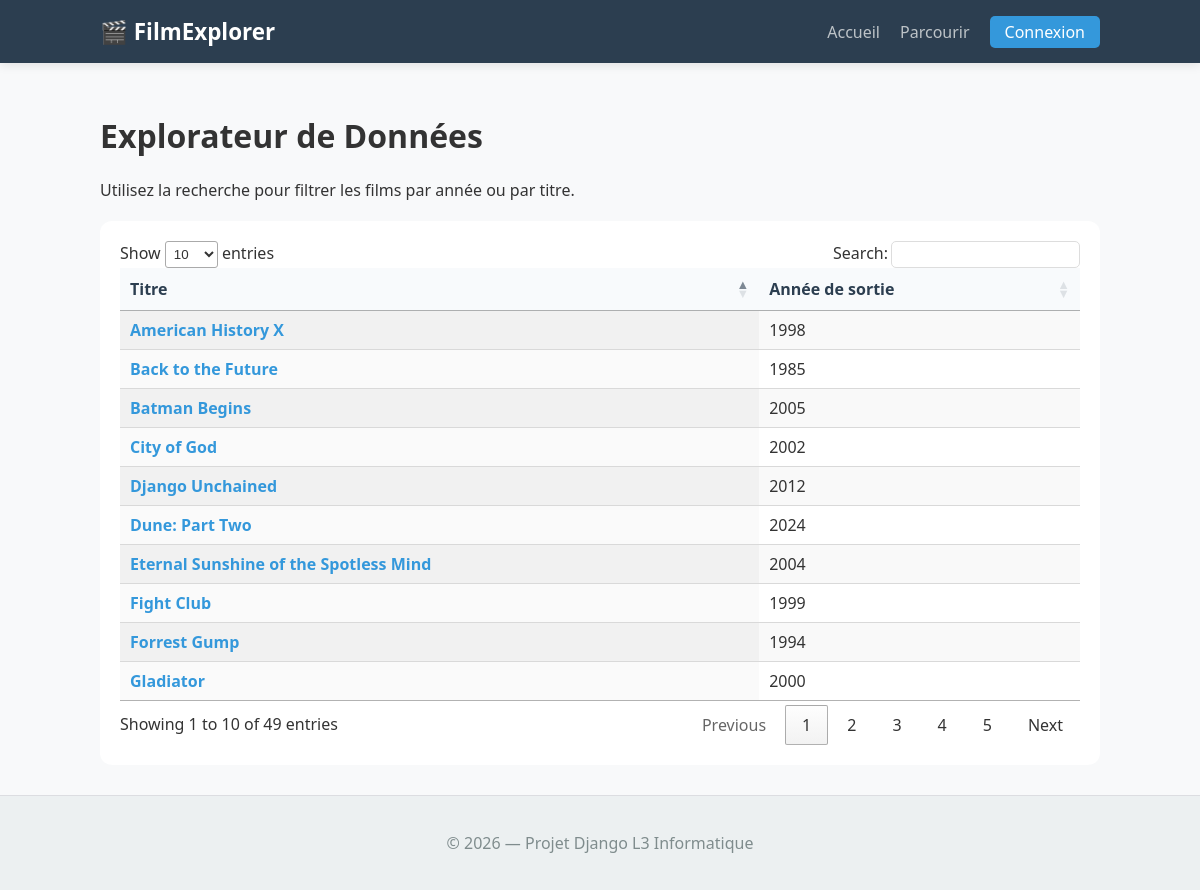
Screenshot of /films05/ with the database file from the repository.
### films/models.py (models this page shows, shortened)
class Film(models.Model):
    title = models.CharField(max_length=200)
    release_year = models.IntegerField()
    slug = models.SlugField(unique=True, blank=True)

### films/views.py (the view)
# urls.py: path('films05/', films05_list, name='films05_list'),
def films05_list(request):
    films_db = Film.objects.all()
    return render(request, 'films05_list.html', {'films': films_db})

### films/templates/films05_list.html (shortened to what this page needs)
{% extends "base.html" %}
{% load static %}
{% block extra_head %}
    <link rel="stylesheet" href="https://cdn.datatables.net/1.11.3/css/jquery.dataTables.css">
{% endblock %}
{% block content %}
<h1>Explorateur de Données</h1>
<p>Utilisez la recherche pour filtrer les films par année ou par titre.</p>
<table id="filmTable" class="display">
    <thead>
        <tr>
            <th>Titre</th>
            <th>Année de sortie</th>
        </tr>
    </thead>
    <tbody>
        {% for film in films %}
        <tr>
            <td>
                <a href="{% url 'film_details' title=film.title %}" style="text-decoration: none; color: #3498db; font-weight: bold;">
                    {{ film.title }}
                </a>
            </td>
            <td>{{ film.release_year }}</td>
        </tr>
        {% endfor %}
    </tbody>
</table>
{% endblock %}

### films/templates/base.html (shortened to what this page needs)
<!doctype html>
<html lang="fr">
<head>
    {% load static %}
    <link rel="stylesheet" href="{% static 'css/style.css' %}">
    {% block extra_head %}{% endblock %}
</head>
<body>
    <header class="navbar">
        <div class="container nav-container">
            <a href="{% url 'film_list_template' %}" class="logo">🎬 FilmExplorer</a>
            <nav>
                <ul class="nav-links">
                    <li><a href="{% url 'film_list_template' %}">Accueil</a></li>
                    <li><a href="{% url 'film_browse' %}">Parcourir</a></li>
                    {% if user.is_authenticated %}
                        <li><span class="nav-user">👤 {{ user.username }}</span></li>
                        <li><a href="{% url 'logout' %}" class="btn-logout">Déconnexion</a></li>
                    {% else %}
                        <li><a href="{% url 'login' %}" class="btn-login">Connexion</a></li>
                    {% endif %}
                </ul>
            </nav>
        </div>
    </header>
    <main class="container">
        {% block content %}{% endblock %}
    </main>
    <footer class="main-footer">
        <div class="container">
            <p>&copy; {{ year|default:2026 }} — Projet Django L3 Informatique</p>
        </div>
    </footer>
</body>
</html>

### films/static/css/style.css (style rules this page uses)
body { margin: 0; padding: 0; font-family: 'Segoe UI', Arial, sans-serif; background-color: #f8f9fa; color: #333; display: flex; flex-direction: column; min-height: 100vh; }
.container { width: 90%; max-width: 1000px; margin: 0 auto; }
.navbar { background-color: #2c3e50; color: white; padding: 1rem 0; box-shadow: 0 2px 10px rgba(0,0,0,0.1); }
.nav-container { display: flex; justify-content: space-between; align-items: center; }
.logo { font-size: 1.4rem; font-weight: bold; text-decoration: none; color: white; }
.nav-links { list-style: none; margin: 0; padding: 0; display: flex; gap: 20px; }
.nav-links a { text-decoration: none; color: #bdc3c7; transition: color 0.3s; }
.btn-login { background-color: #3498db; color: white !important; padding: 5px 15px; border-radius: 5px; }
main { flex: 1; padding: 30px 0; }
.main-footer { background-color: #ecf0f1; text-align: center; padding: 20px 0; color: #7f8c8d; border-top: 1px solid #dcdde1; }

### films/templates/films05_list.html (style rules this page uses)
table.dataTable thead th { background-color: #f8fafc; color: #2c3e50; }

### rows the page displays
Film: title "Fight Club", release_year "1999"
Film: title "Forrest Gump", release_year "1994"
Film: title "Back to the Future", release_year "1985"
Film: title "Gladiator", release_year "2000"
Film: title "American History X", release_year "1998"
Film: title "City of God", release_year "2002"
Film: title "Eternal Sunshine of the Spotless Mind", release_year "2004"
Film: title "Batman Begins", release_year "2005"
Film: title "Django Unchained", release_year "2012"
Film: title "Dune: Part Two", release_year "2024"

### other values shown
{{ year|default:2026 }} "2026"
